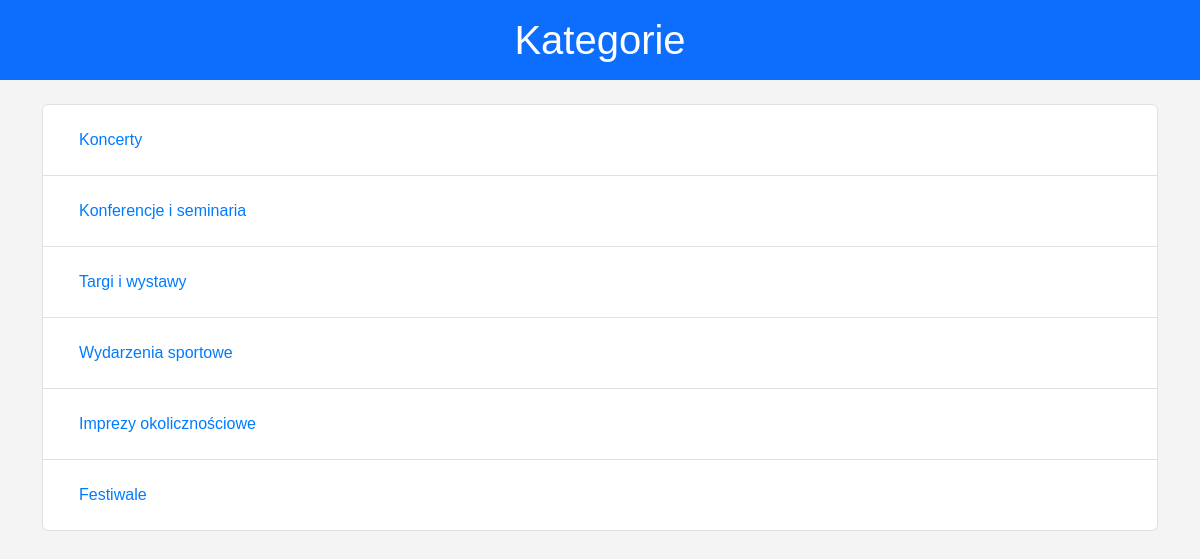
Page /events/categories/ on the committed database.
### events/models.py (models this page shows, shortened)
class Category(models.Model):
    name = models.CharField(max_length=100)
    description = models.TextField()

### events/views.py (the view)
# urls.py: path('categories/', views.category_list, name='category_list'),
def category_list(request):
    categories = Category.objects.all()  # Pobieramy wszystkie kategorie
    return render(request, 'events/category_list.html', {'categories': categories})

### events/templates/events/category_list.html (shortened to what this page needs)
<!DOCTYPE html>
<html lang="pl">
<head>
    {% load static %}
    <link href="https://cdn.jsdelivr.net/npm/bootstrap@5.3.0-alpha1/dist/css/bootstrap.min.css" rel="stylesheet">
    <link rel="stylesheet" href="{% static 'css/style.css' %}">
</head>
<body>
    <header class="bg-primary text-white text-center py-3">
        <h1>Kategorie</h1>
    </header>
    <div class="container mt-4">
        <section class="category-list">
            <ul class="list-group">
                {% for category in categories %}
                    <li class="list-group-item">
                        <a href="{% url 'category_detail' category.pk %}">{{ category.name }}</a>
                    </li>
                {% empty %}
                    <li class="list-group-item">Brak kategorii</li>
                {% endfor %}
            </ul>
        </section>
    </div>
</body>
</html>

### static/css/style.css (style rules this page uses)
body { font-family: Arial, sans-serif; margin: 0; padding: 0; background-color: #f4f4f4; }
header { text-align: center; background-color: #d291bc; color: white; padding: 20px; }
h1 { margin: 0; }
a { display: inline-block; margin: 10px; text-decoration: none; color: #007bff; padding: 5px 10px; border-radius: 4px; transition: background-color 0.3s ease, color 0.3s ease; }

### rows in the picture
Category: name "Koncerty"
Category: name "Konferencje i seminaria"
Category: name "Targi i wystawy"
Category: name "Wydarzenia sportowe"
Category: name "Imprezy okolicznościowe"
Category: name "Festiwale"
